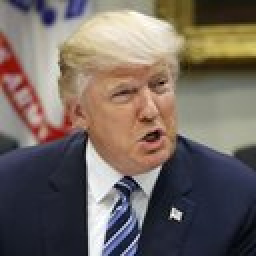
#> input picture trump.jpg, 128 x 128 px (shown 2 times larger)
$ python VuiVe.py   (Python 2 division)   (older library calls are emulated)
#> lines starting #> are read from the running program, lines starting #| are printed output that depends on the picture; after the words box and inside, x2 and y2 are one past the last pixel; in counts of white or black regions, pixels touching at a corner belong together; pictures that were not available may be replaced by others from this repository, and a replacement may not be noted
import cv2
import time
import numpy as np


def Min_H(pos):
    Min_H.value = pos
Min_H.value = 33

def Min_S(pos):
    Min_S.value = pos
Min_S.value = 50

def Min_V(pos):
    Min_V.value = pos
Min_V.value = 62

def Max_H(pos):
    Max_H.value = pos
Max_H.value = 102

def Max_S(pos):
    Max_S.value = pos
Max_S.value = 255

def Max_V(pos):
    Max_V.value = pos
Max_V.value = 248

def Zoom(pos):
    if pos < 1:
        pos =1
    Zoom.value = pos
Zoom.value = 1

cv2.namedWindow("Control")
cv2.createTrackbar("Min H", "Control", 33, 255, Min_H)
cv2.createTrackbar("Min S", "Control", 50, 255, Min_S)
cv2.createTrackbar("Min V", "Control", 62, 255, Min_V)

cv2.createTrackbar("Max H", "Control", 102, 255, Max_H)
cv2.createTrackbar("Max S", "Control", 255, 255, Max_S)
cv2.createTrackbar("Max V", "Control", 248, 255, Max_V)
cv2.createTrackbar("Zoom", "Control", 1, 10, Zoom)
trump = cv2.imread("trump.jpg")
#> trump is the input picture: shape (128, 128, 3); mean B, G, R 96.9, 103.5, 114.3
cap = cv2.VideoCapture("tracking.mp4")
fps = cap.get(cv2.CAP_PROP_FPS)
wait_time = 1000 / fps

print fps
play = True
delta_time = 0
arr_point = np.array((),np.int32)
while True:
    pre_time = time.time()

    if play:
        ret, img = cap.read()
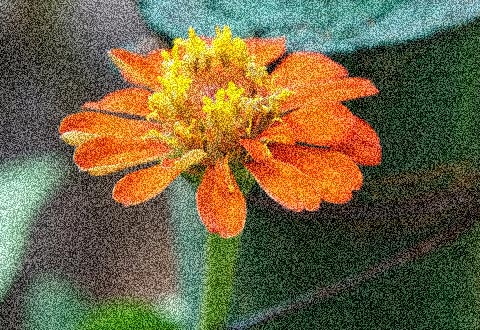
#> input picture noiseImage.jpg, 480 x 330 px, given in place of tracking.mp4, which was not available
#> img is the input picture: shape (330, 480, 3); mean B, G, R 67.4, 100.5, 111.3
    if img is None:
        img = temp_img
    else:
        temp_img = img
    img_clone = img.copy()
    cv2.imshow("Control", cv2.putText(img_clone.copy(),"%.2f (ms)" %delta_time,(10,30),cv2.FONT_HERSHEY_SIMPLEX,1,(0,0,255),2))
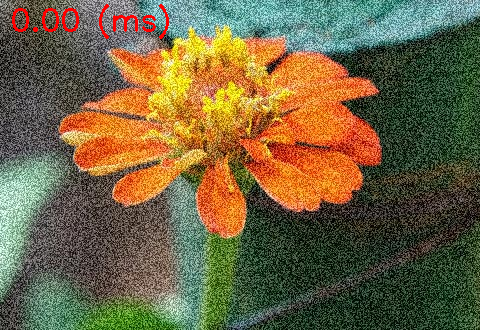
#> window 'Control': shape (330, 480, 3); mean B, G, R 66.7, 99.8, 112.4
    img_hsv = cv2.cvtColor(img_clone, cv2.COLOR_BGR2HSV)
#> img_hsv: shape (330, 480, 3); mean H, S, V 43.8, 126.4, 125.6
    lower = np.array([Min_H.value, Min_S.value, Min_V.value])
    upper = np.array([Max_H.value, Max_S.value, Max_V.value])
    mask = cv2.inRange(img_hsv, lower, upper)
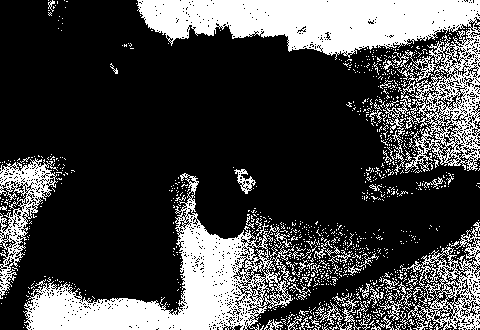
#> mask: shape (330, 480); 26.5% white; 1117 white regions (1057 under 20 px), largest, box (x1, y1, x2, y2) and area: (137, 0, 480, 175) 18394, (23, 173, 295, 330) 12608, (402, 222, 480, 330) 2861


    kernel = np.ones((5, 5))
    mask = cv2.erode(mask, kernel)
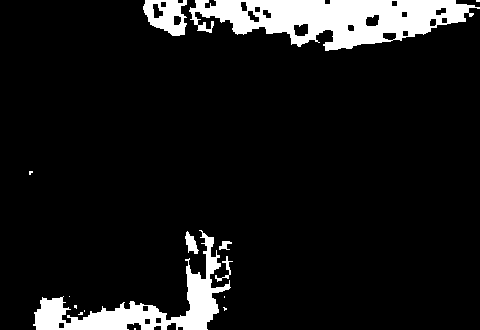
#> mask: shape (330, 480); 9.3% white; 15 white regions (9 under 20 px), largest, box (x1, y1, x2, y2) and area: (189, 0, 480, 51) 8568, (33, 230, 231, 330) 4754, (143, 0, 187, 36) 1002, (185, 231, 199, 254) 170, (215, 256, 233, 282) 103, (219, 241, 232, 250) 68
    mask = cv2.dilate(mask, kernel, iterations=2)
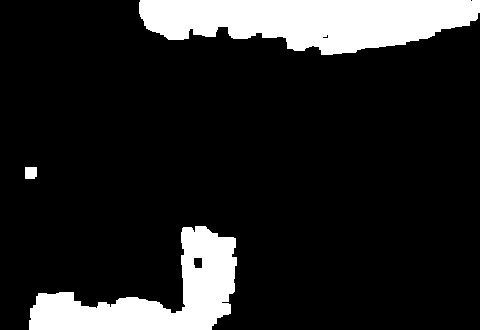
#> mask: shape (330, 480); 14.4% white; 3 white regions

    image, contours, hierarchy = cv2.findContours(mask, cv2.RETR_TREE, cv2.CHAIN_APPROX_SIMPLE)
#> contours = 5 contours, 1 with area under 20; largest, box (x1, y1, x2, y2) and area: (139, 0, 480, 55) 13038, (29, 226, 237, 330) 8938, (25, 167, 37, 179) 118, (193, 257, 203, 269) 94

    if len(contours) > 0:
        tmp_c = contours [0]
#> tmp_c = contour of 161 points, box (x1, y1, x2, y2) (29, 226, 237, 330), area 8938
        x,y,w,h = cv2.boundingRect(tmp_c)
#> x = 29; y = 226; w = 208; h = 104
        w = w*Zoom.value
        h = h*Zoom.value
        res = img_clone
        if (y+h >= res.shape[0]):
            h=res.shape[0] - y
        if (x+w >= res.shape[1]):
            w=res.shape[1] - x
        trump_clone = cv2.resize(trump.copy(),(w,h))
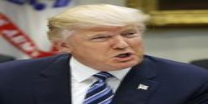
#> trump_clone: shape (104, 208, 3); mean B, G, R 96.7, 103.3, 114.2


        res[y:y+h,x:x+w,:] = trump_clone
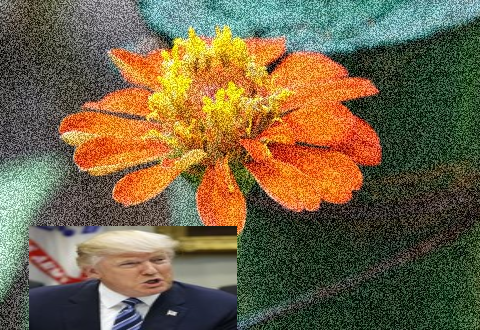
#> res: shape (330, 480, 3); 13.66% of pixels changed, all inside (x1, y1, x2, y2) = (29, 226, 237, 330)


    else:
        res = img_clone


    cv2.imshow("Result", res)


    delta_time = (time.time() - pre_time) * 1000
    if delta_time > wait_time:
        delay_time = 1
    else:
        delay_time = wait_time - delta_time
    key = cv2.waitKey(int(delay_time))
#> (key q is pressed here)
    if key == ord('q'):
        break
    if key == ord(' '):
        play = not play
cv2.destroyAllWindows()
